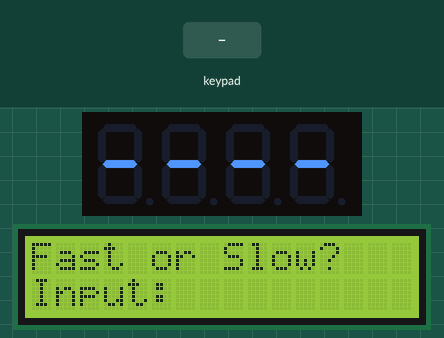
Recording of a sketch running on a simulated ATtiny85, built with avr-gcc and run on an emulated ATtiny85. Parts: 4-digit seven-segment display, 16×2 character LCD. The test bench sets the inputs (shaded band).

Above: at 1.2 s.
1.3 s: key 'B' pressed
At 2.5 s:
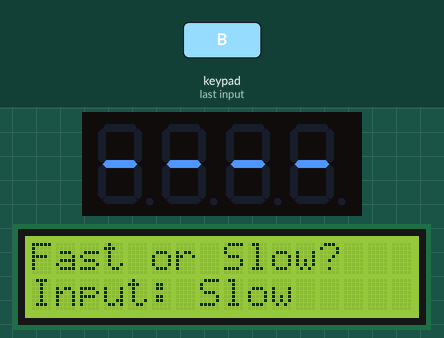
4.3 s: keypad keys 6 7 8 9 # pressed 0.4 s apart
At 7.0 s:
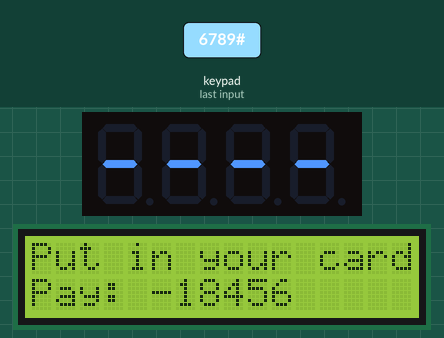
7.8 s: key '#' pressed
At 8.4 s:
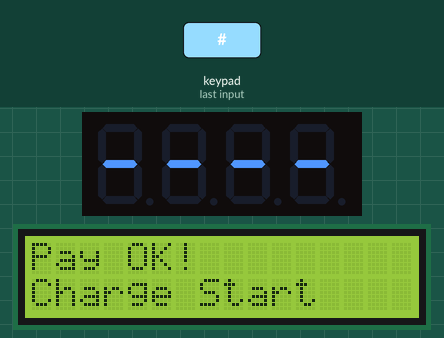
10.8 s: key 'C' pressed
At 12.5 s:
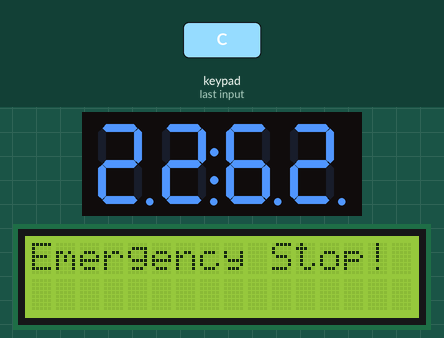
13.8 s: keypad keys 6 7 8 9 A pressed 0.4 s apart
At 15.9 s:
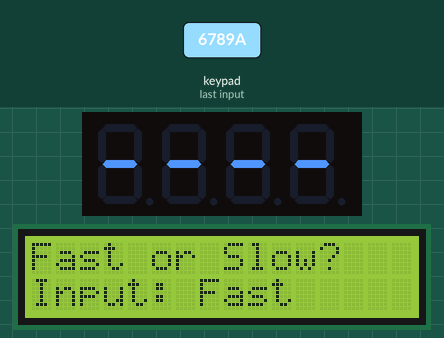
Timing chart, 0 to 17.4 s (numbered marks = the images above; inputs shaded):
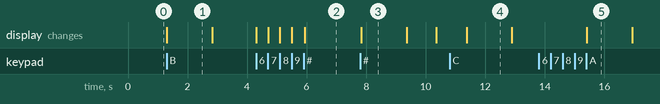

The sketch:

EV_system_4_RFID_check.ino
```cpp
// EV Charging System Arduino Code
#include <Keypad.h>
#include <Wire.h>
#include <LiquidCrystal_I2C.h>
#include <Adafruit_GFX.h>
#include "Adafruit_LEDBackpack.h"

Adafruit_7segment matrix = Adafruit_7segment();   // Adafruit 숫자 LCD 선언
LiquidCrystal_I2C lcd(0x27,16,2);                 // LCD 선언
const byte ROWS = 4;                              // 키보드 행(rows) 개수
const byte COLS = 4;                              // 키보드 열(columns) 개수
char keys[ROWS][COLS] = {
  /*
  {'1','2','3','A'},
  {'4','5','6','B'},
  {'7','8','9','C'},
  {'*','0','#','D'}
  */
  {'*','7','4','1'},
  {'0','8','5','2'},
  {'#','9','6','3'},
  {'*','C','B','A'}
};

byte rowPins[ROWS] = {6, 7, 8, 9};   // R1, R2, R3, R4 단자가 연결된 아두이노 핀 번호
byte colPins[COLS] = {5, 4, 3, 2};   // C1, C2, C3, C4 단자가 연결된 아두이노 핀 번호
Keypad mykeypad = Keypad(makeKeymap(keys), rowPins, colPins, 4, 4);

void setup() {
  // Adafruit LCD 초기화
  #ifndef __AVR_ATtiny85__
    Serial.begin(9600);
    Serial.println("7 Segment Backpack Test");
  #endif
    matrix.begin(0x70);

  // Arduino LCD 초기화
  lcd.init();
  lcd.backlight();
}

void loop() {
  // 변수 선언
  char charge_amount_input[4];            // 충전량 char 배열
  int charge_amount = 0;                  // 충전량 int형
  int charge_amount_input_index = 0;      // 충전량 char 배열 인덱스
  int charge_complete = 0;                // 충전 완료 변수
  int charge_amount_input_complete = 0;   // 충전량 입력 끝 (while 반복문용)
  int charge_increase = 0;                // 충전량 증가량
  int charge_now = 0;                     // 충전량 - 현재
  int fast_or_slow = 0;                   // fast = 1, slow = 0
  int fast_or_slow_input_complete = 0;    // 급속완속 입력 완료 변수 (while 반복문용), A = Fast, B = slow
  int RFID_check_complete = 0;            // 결제 (RFID 카드) 완료 변수
  int money_required = 0;                 // 전기차 최종 충전요금
  int money_fast = 320;                   // 전기차 충전 요금
  int money_slow = 200;                   //  100%=60kW 기준 완충 20,000원
                                          //  완속 = 20,000원, 급속 = 32,000원으로 가정.
  int emergency_stop = 0;                 // 긴급 정지 (0: 정상 종료, 1: 긴급 종료)
  boolean drawDots = true;                // Adafruit LCD 가운데 점 2개 출력용
  uint16_t timer = 0;                     // Adafruit LCD 충전 시 걸리는 시간
  int i=0;                                // for문용 변수


  // Adafruit LCD 초기화 (-- -- 상태. 가운데 점 없음)
  matrix.print(10000, DEC);
  matrix.writeDisplay();

  // 급속완속 충전 선택
  lcd.clear();
  lcd.setCursor(0,0);
  lcd.print("Fast or Slow?");
  lcd.setCursor(0,1);
  lcd.print("Input: ");
  while(fast_or_slow_input_complete != 1)
  {
    char key2 = mykeypad.getKey();
    if( (key2 != NO_KEY) && (key2 == 'A' || key2 == 'B') )
    {
      switch(key2)
      {
        case 'A':           // 'A' 키 누르면 급속충전
          fast_or_slow = 1;
          lcd.print("Fast");
          delay(1500);
          fast_or_slow_input_complete = 1;
          break;
         case 'B':         // 'B' 키 누르면 급속충전
          fast_or_slow = 0;
          lcd.print("Slow");
          delay(1500);
          fast_or_slow_input_complete = 1;
          break;
      }

    }
  }

  // 충전량 입력
  lcd.clear();
  lcd.setCursor(0,0);
  lcd.print("Charge Amount?");
  lcd.setCursor(0,1);
  lcd.print("(1~100): ");   // 9글자 (0~8)

  while(charge_amount_input_complete != 1)
  {
    char key = mykeypad.getKey();
    if((key != NO_KEY) && ( (key >= '0' && key <= '9') ||  (key == '*' || key == '#') ) )
    {
      if(key == '#')  // #키 : 입력 완료
      {
         charge_amount = atoi(charge_amount_input);
         charge_amount_input_complete == 1;
         break;
      }
      else if( (key == '*') || (charge_amount_input_index > 3) )   // *키 또는 인덱스 초과 : 초기화 (다시 입력)
      {
        for(i=0; i<7; i++)                // 충전량 입력하는 화면 지우기
        {
          lcd.setCursor(9+i,1);
          lcd.print(" ");
        }
        for(i=0; i<4; i++)
        {
          charge_amount_input[i] = '\0';  // NULL문자로 배열 초기화
        }
        charge_amount_input_index = 0;    // 인덱스 초기화
        lcd.setCursor(9,1);
        continue;
      }
      else
      {
        charge_amount_input[charge_amount_input_index] = key;
        charge_amount_input_index++;
        lcd.leftToRight();
        lcd.print(key);
      }
    }
  }

  // RFID 카드로 결제
  if(fast_or_slow == 1)   // 급속/완속에 따른 금액 설정
  {
    money_required = money_fast * charge_amount;
  }
  else
  {
    money_required = money_slow * charge_amount;
  }
  lcd.clear();
  lcd.setCursor(0,0);
  lcd.print("Put in your card");
  lcd.setCursor(0,1);
  lcd.print("Pay: ");
  lcd.print(money_required);
  while(RFID_check_complete != 1)
  {
    char key3 = mykeypad.getKey();
    if(key3 != NO_KEY)
    {
      if(key3 == '#')
      {
        lcd.clear();
        lcd.setCursor(0,0);
        lcd.print("Pay OK!");
        lcd.setCursor(0,1);
        lcd.print("Charge Start");
        delay(1500);
        RFID_check_complete = 1;
        break;
      }
    }
  }


  // 급속/완속과 충전량 설정에 따른 변수 설정
  if(fast_or_slow == 1)
  {
    charge_increase = 10;
    timer = charge_amount/charge_increase;
  }
  else
  {
    charge_increase = 3;
    timer = charge_amount/charge_increase;
  }


  // 충전 시작
  lcd.clear();
  lcd.setCursor(0,0);
  lcd.print("To: ");  // 4글자
  lcd.print(charge_amount);
  lcd.print("%");
  lcd.setCursor(0,1);
  lcd.print("Now: "); // 5글자
  lcd.setCursor(8,1);
  lcd.print("%");
  while(charge_complete != 1)
  {
    char emergency_button = mykeypad.getKey();
    if(emergency_button != NO_KEY)
    {
      if(emergency_button == 'C')    // 비상버튼 'A'를 누르면 강제 반복문 탈출
      {
         charge_complete = 1;
         emergency_stop = 1;
         break;
      }
    }
    if( (charge_now >= charge_amount) || (timer < 0) )
    {
      // Adafruit LCD 00:00으로 초기화
      matrix.writeDigitNum(0, 0, drawDots);
      matrix.writeDigitNum(1, 0, drawDots);
      matrix.drawColon(drawDots);
      matrix.writeDigitNum(3, 0, drawDots);
      matrix.writeDigitNum(4, 0, drawDots);
      matrix.writeDisplay();
      charge_complete = 1;
      break;
    }
    // 타이머 표시
    if(timer % 100 == 0)
    {
      matrix.writeDigitNum(0, (timer / 1000), drawDots);
      matrix.writeDigitNum(1, (timer / 100) % 10, drawDots);
      matrix.drawColon(drawDots);
      matrix.writeDigitNum(3, (timer % 100) / 10 , drawDots);
      matrix.writeDigitNum(4, timer % 10, drawDots);
      timer = timer - 41;
      matrix.writeDisplay();
    }
    else
    {
      matrix.writeDigitNum(0, (timer / 1000), drawDots);
      matrix.writeDigitNum(1, (timer / 100) % 10, drawDots);
      matrix.drawColon(drawDots);
      matrix.writeDigitNum(3, (timer / 10) % 10, drawDots);
      matrix.writeDigitNum(4, timer % 10, drawDots);
      timer--;
      matrix.writeDisplay();
    }

    // 충전량 표시
    lcd.setCursor(5,1);
    lcd.print(charge_now);
    delay(998);
    charge_now = charge_now + charge_increase;
  }


  if(emergency_stop == 1)
  {      // 비상 정지
    lcd.clear();
    lcd.setCursor(0,0);
    lcd.print("Emergency Stop!");
    delay(1500);
  }
  else
  {     // 충전 정상 완료
    lcd.clear();
    lcd.setCursor(0,0);
    lcd.print("Charge OK!");
    lcd.setCursor(0,1);
    lcd.print("Please Unplug");
    delay(2500);
  }


}
```

Measured:
- after the input at 1.3 s, the display: changes at once (image 1)
- after the input at 4.3 s, the display: first changes at once (image 2 shows a later state)
- after the input at 7.8 s, the display: changes at once (image 3)
- after the input at 10.8 s, the display: changes after 0.57 s (image 4)
- after the input at 13.8 s, the display: changes after 1.6 s (image 5)
- what the display in image 1 shows lasts 1.5 s, from 1.3 s to 2.8 s
